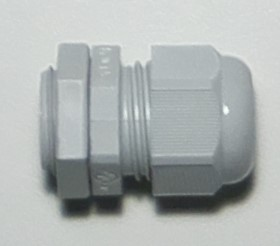
#> input picture OpenCV_Feature_Matching/training.jpg, 280 x 246 px
$ python feature_matching_w_bounding_box.py
#> lines starting #> are read from the running program, lines starting #| are printed output that depends on the picture
import numpy as np
import cv2 as cv
import time

#from matplotlib import pyplot as plt
MIN_MATCH_COUNT = 10
img1 = cv.imread('training.jpg',0)          # queryImage
#> img1: shape (246, 280); min 36, max 254, mean 176.4
img2 = cv.imread('scene.jpg',0) # trainImage
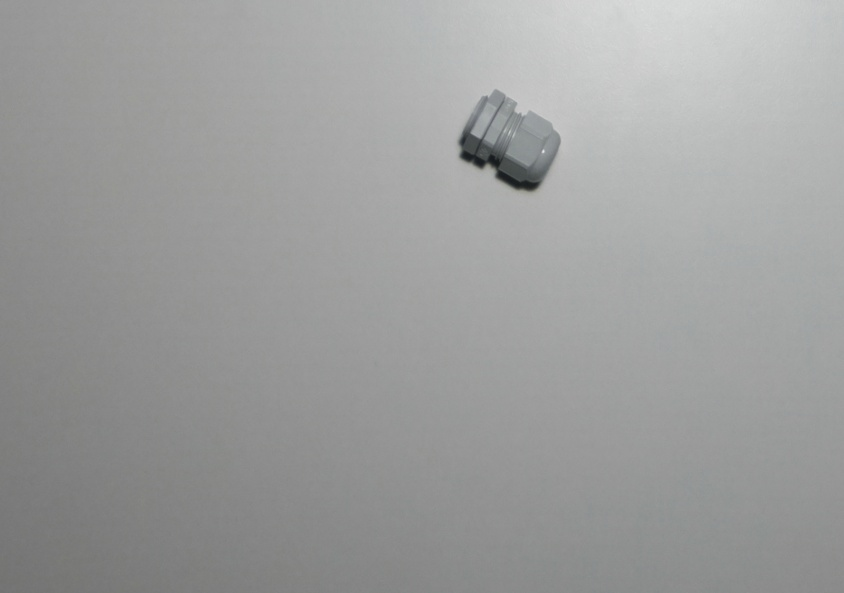
#> input picture OpenCV_Feature_Matching/scene.jpg, 844 x 593 px
#> img2: shape (593, 844); min 24, max 231, mean 157.6
# Initiate orb detector
orb = cv.SIFT_create()
# find the keypoints and descriptors with orb
kp1, des1 = orb.detectAndCompute(img1,None)
#> kp1 = 84 keypoints; strongest (x, y, size): (75, 208, 16.3), (82, 190, 42.3), (170, 205, 16.1), (226, 110, 4.3)
t0 = time.time()
kp2, des2 = orb.detectAndCompute(img2,None)
#> kp2 = 43 keypoints; strongest (x, y, size): (474, 151, 21.4), (523, 180, 21.1), (466, 156, 7.7), (480, 163, 6.8)
FLANN_INDEX_KDTREE = 1
index_params = dict(algorithm = FLANN_INDEX_KDTREE, trees = 5)
search_params = dict(checks = 50)
flann = cv.FlannBasedMatcher(index_params, search_params)
matches = flann.knnMatch(des1,des2,k=2)
#> matches = 84 matches
# store all the good matches as per Lowe's ratio test.
good = []
for m,n in matches:
    if m.distance < 0.7*n.distance:
        good.append(m)
#> this loop made 84 passes
#> after the loop, good = 29 matches

if len(good)>MIN_MATCH_COUNT:
    src_pts = np.float32([ kp1[m.queryIdx].pt for m in good ]).reshape(-1,1,2)
#> src_pts = 29 rows, first 8: [31.69, 172.9], [50.25, 205.1], [50.72, 76.27], [50.72, 76.27], [51.97, 181.5], [53.86, 175.1], [70.6, 149.4], [74.65, 207.6]
    dst_pts = np.float32([ kp2[m.trainIdx].pt for m in good ]).reshape(-1,1,2)
#> dst_pts = 29 rows, first 8: [457.3, 133.5], [456.6, 149.7], [484.7, 99.76], [484.7, 99.76], [465.7, 138.5], [465.7, 138.5], [476.7, 132.5], [466.1, 155.8]
    M, mask = cv.findHomography(src_pts, dst_pts, cv.RANSAC,5.0)
#> M = [[0.32, -0.218, 482], [0.204, 0.379, 59.75], [-9.75e-05, -2.24e-05, 1]]; mask = 29 values, max 1 at index 0, min 0 at index 14, mean 0.897
    matchesMask = mask.ravel().tolist()
#> matchesMask has the same summary as mask
    h,w = img1.shape
#> h = 246; w = 280
    pts = np.float32([ [0,0],[0,h-1],[w-1,h-1],[w-1,0] ]).reshape(-1,1,2)
#> pts = [[0, 0], [0, 245], [279, 245], [279, 0]]
    dst = cv.perspectiveTransform(pts,M)
#> dst = [[482, 59.75], [431.1, 153.5], [535.4, 216.7], [587.2, 119.9]]
    # print("dst: ",dst)
    img2 = cv.polylines(img2,[np.int32(dst)],True,255,3, cv.LINE_AA)
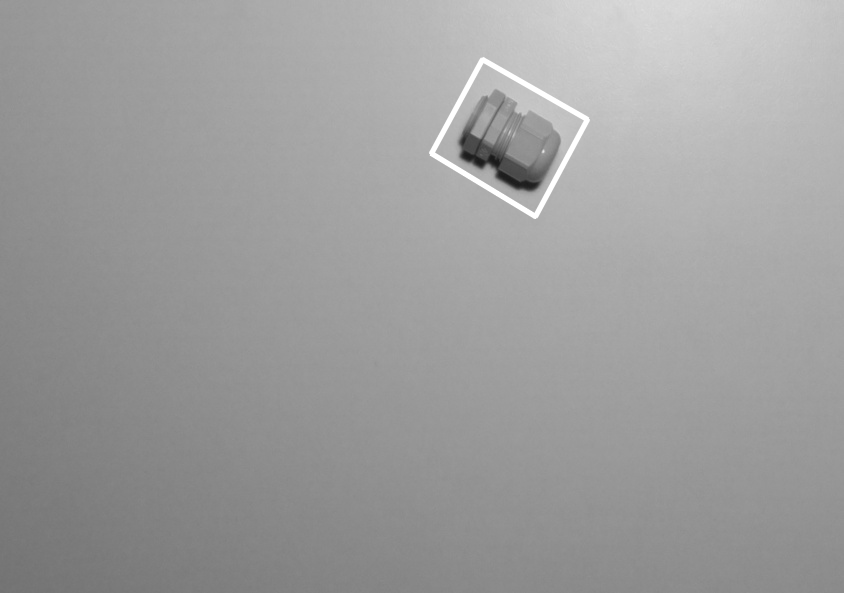
#> img2: shape (593, 844); min 24, max 255, mean 157.9
    print("it took ",round(time.time()-t0,5), " s to calculate")
else:
    print( "Not enough matches are found - {}/{}".format(len(good), MIN_MATCH_COUNT) )
    matchesMask = None

draw_params = dict(matchColor = (0,255,0), # draw matches in green color
                   singlePointColor = None,
                   matchesMask = matchesMask, # draw only inliers
                   flags = 2)
#> draw_params = 4 items
img3 = cv.drawMatches(img1,kp1,img2,kp2,good,None,**draw_params)
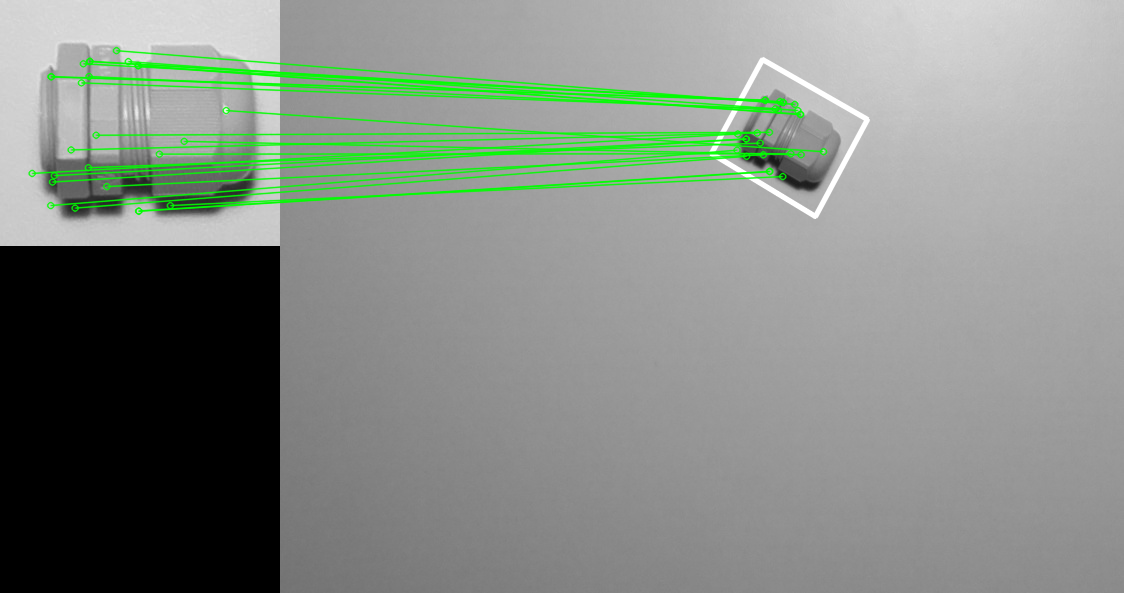
#> img3: shape (593, 1124, 3); mean of channels 0, 1, 2 132.2, 139.7, 132.2; drawn as B, G, R
#plt.imshow(img3, 'gray'),plt.show()
cv.imwrite('./feature.jpg',img3)
cv.imwrite('./feature_detect.jpg',img2)
